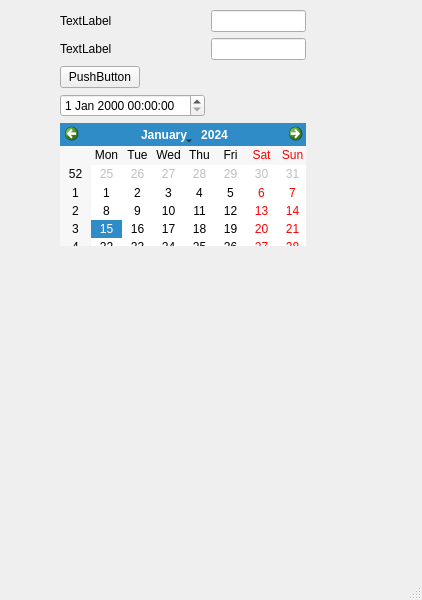
<?xml version="1.0" encoding="UTF-8"?>
<ui version="4.0">
 <class>MainWindow</class>
 <widget class="QMainWindow" name="MainWindow">
  <property name="geometry">
   <rect>
    <x>0</x>
    <y>0</y>
    <width>422</width>
    <height>600</height>
   </rect>
  </property>
  <property name="windowTitle">
   <string>MainWindow</string>
  </property>
  <widget class="QWidget" name="centralwidget">
   <widget class="QWidget" name="formLayoutWidget">
    <property name="geometry">
     <rect>
      <x>60</x>
      <y>10</y>
      <width>246</width>
      <height>236</height>
     </rect>
    </property>
    <layout class="QFormLayout" name="formLayout">
     <item row="0" column="0">
      <widget class="QLabel" name="label">
       <property name="text">
        <string>TextLabel</string>
       </property>
      </widget>
     </item>
     <item row="0" column="1">
      <widget class="QLineEdit" name="lineEdit"/>
     </item>
     <item row="1" column="0">
      <widget class="QLabel" name="label_2">
       <property name="text">
        <string>TextLabel</string>
       </property>
      </widget>
     </item>
     <item row="1" column="1">
      <widget class="QLineEdit" name="lineEdit_2"/>
     </item>
     <item row="2" column="0">
      <widget class="QPushButton" name="pushButton">
       <property name="text">
        <string>PushButton</string>
       </property>
      </widget>
     </item>
     <item row="3" column="0">
      <widget class="QDateTimeEdit" name="dateTimeEdit"/>
     </item>
     <item row="4" column="0">
      <widget class="QCalendarWidget" name="calendarWidget"/>
     </item>
    </layout>
   </widget>
  </widget>
  <widget class="QMenuBar" name="menubar">
   <property name="geometry">
    <rect>
     <x>0</x>
     <y>0</y>
     <width>422</width>
     <height>18</height>
    </rect>
   </property>
  </widget>
  <widget class="QStatusBar" name="statusbar"/>
 </widget>
 <resources/>
 <connections/>
</ui>
